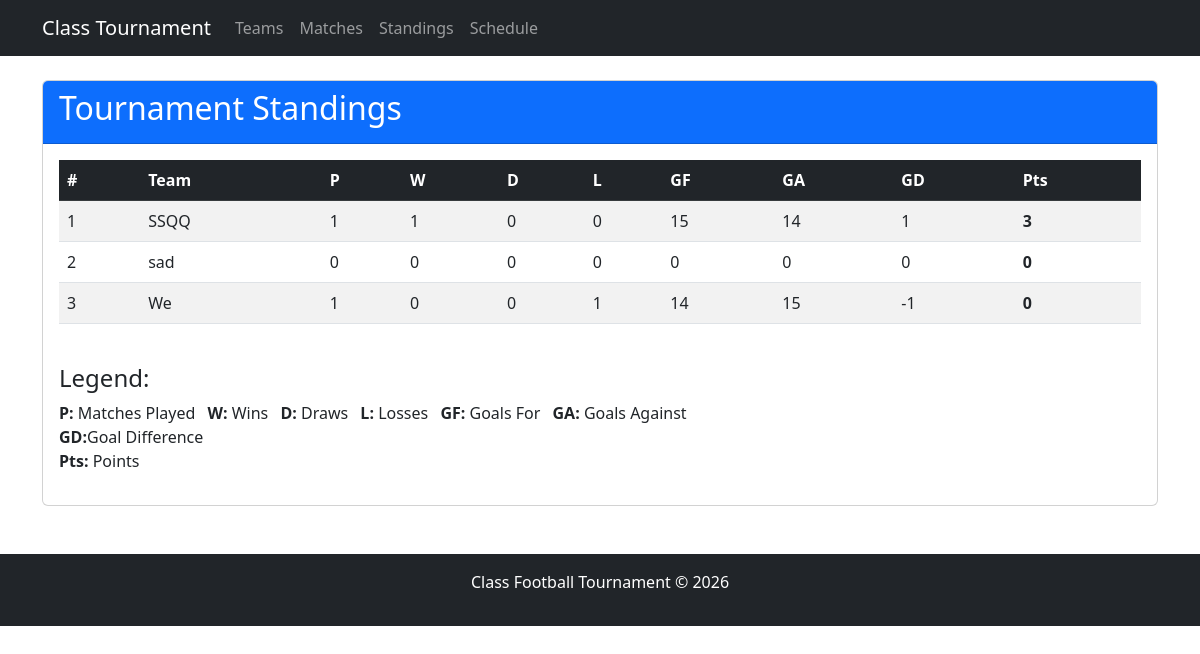
Page /standings.php on the committed database.
### tables this page shows
CREATE TABLE `teams` (
  `id` int(11) NOT NULL,
  `class_name` varchar(50) NOT NULL,
  `points` int(11) DEFAULT 0,
  `goals_scored` int(11) DEFAULT 0,
  `goals_conceded` int(11) DEFAULT 0
);

### standings.php (the view, shortened to what this page needs)
<?php
include 'includes/header.php';
$teams = $pdo->query("SELECT  t.*, (t.goals_scored - t.goals_conceded) AS goal_difference, (SELECT COUNT(*) FROM matches m  WHERE (m.team1_id = t.id OR m.team2_id = t.id)) AS matches_played, (SELECT COUNT(*) FROM matches m WHERE ((m.team1_id = t.id AND m.team1_goals > m.team2_goals) OR (m.team2_id = t.id AND m.team2_goals > m.team1_goals))) AS wins, (SELECT COUNT(*) FROM matches m WHERE ((m.team1_id = t.id OR m.team2_id = t.id) AND  m.team1_goals = m.team2_goals)) AS draws FROM teams t ORDER BY t.points DESC, goal_difference DESC, t.goals_scored DESC ")->fetchAll(); ?>
<div class="card mb-4">
    <div class="card-header bg-primary text-white">
        <h2>Tournament Standings</h2>
    </div>
    <div class="card-body">
        <div class="table-responsive">
            <table class="table table-striped table-hover">
                <thead class="table-dark">
                    <tr>
                        <th>#</th>
                        <th>Team</th>
                        <th>P</th>
                        <th>W</th>
                        <th>D</th>
                        <th>L</th>
                        <th>GF</th>
                        <th>GA</th>
                        <th>GD</th>
                        <th>Pts</th>
                    </tr>
                </thead>
                <tbody>
                    <?php foreach ($teams as $index => $team): ?>
                    <tr>
                        <td><?= $index + 1 ?></td>
                        <td><?= htmlspecialchars($team['class_name']) ?></td>
                        <td><?= $team['matches_played'] ?></td>
                        <td><?= $team['wins'] ?></td>
                        <td><?= $team['draws'] ?></td>
                        <td><?= $team['matches_played'] - $team['wins'] - $team['draws'] ?></td>
                        <td><?= $team['goals_scored'] ?></td>
                        <td><?= $team['goals_conceded'] ?></td>
                        <td><?= $team['goal_difference'] ?></td>
                        <td><strong><?= $team['points'] ?></strong></td>
                    </tr>
                    <?php endforeach; ?>
                </tbody>
            </table>
        </div>
        <div class="mt-4">
            <h4>Legend:</h4>
            <ul class="list-inline">
                <li class="list-inline-item"><strong>P:</strong> Matches Played</li>
                <li class="list-inline-item"><strong>W:</strong> Wins</li>
                <li class="list-inline-item"><strong>D:</strong> Draws</li>
                <li class="list-inline-item"><strong>L:</strong> Losses</li>
                <li class="list-inline-item"><strong>GF:</strong> Goals For</li>
                <li class="list-inline-item"><strong>GA:</strong> Goals Against<li>
                <li class="list-inline-item"><strong>GD:</strong>Goal Difference<li>
                <li class="list-inline-item"><strong>Pts:</strong> Points</li>
            </ul>
        </div>
    </div>
</div>
<?php include 'includes/footer.php'; ?>

### includes/header.php (shortened to what this page needs)
<!DOCTYPE html>
<html lang="en">
<head>
    <link href="https://cdn.jsdelivr.net/npm/bootstrap@5.3.0/dist/css/bootstrap.min.css" rel="stylesheet">
</head>
<body>
<nav class="navbar navbar-expand-lg navbar-dark bg-dark mb-4">
    <div class="container">
            <a class="navbar-brand" href="index.php">Class Tournament </a>
        <div class="collapse navbar-collapse">
            <ul class="navbar-nav">
                <li class="nav-item"><a class="nav-link" href="teams.php">Teams</a></li>
                <li class="nav-item"><a class="nav-link" href="matches.php">Matches</a></li>
                <li class="nav-item"><a class="nav-link" href="standings.php">Standings</a></li>
                <li class="nav-item"><a class="nav-link" href="schedule.php">Schedule</a></li>
            </ul>
        </div>
    </div>
</nav>
<div class="container">

### includes/footer.php (shortened to what this page needs)
</div>
<footer class="mt-5 py-3 bg-dark text-white text-center">
    <div class="container">
        <p>Class Football Tournament &copy; <?php echo date('Y');?> </p>
    </div>
</footer>
    </body>
</html>

### rows in the picture
teams: class_name "SSQQ", matches_played "1", wins "1", draws "0", goals_scored "15", goals_conceded "14", goal_difference "1", points "3"
teams: class_name "sad", matches_played "0", wins "0", draws "0", goals_scored "0", goals_conceded "0", goal_difference "0", points "0"
teams: class_name "We", matches_played "1", wins "0", draws "0", draws "1", goals_scored "14", goals_conceded "15", goal_difference "-1", points "0"
